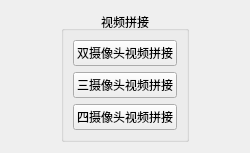
<?xml version="1.0" encoding="UTF-8"?>
<ui version="4.0">
 <class>videoStitching</class>
 <widget class="QWidget" name="videoStitching">
  <property name="geometry">
   <rect>
    <x>0</x>
    <y>0</y>
    <width>250</width>
    <height>141</height>
   </rect>
  </property>
  <property name="windowTitle">
   <string>视频拼接演示</string>
  </property>
  <layout class="QHBoxLayout" name="horizontalLayout">
   <item>
    <spacer name="horizontalSpacer">
     <property name="orientation">
      <enum>Qt::Horizontal</enum>
     </property>
     <property name="sizeHint" stdset="0">
      <size>
       <width>43</width>
       <height>20</height>
      </size>
     </property>
    </spacer>
   </item>
   <item>
    <widget class="QGroupBox" name="groupBox">
     <property name="title">
      <string>视频拼接</string>
     </property>
     <property name="alignment">
      <set>Qt::AlignCenter</set>
     </property>
     <layout class="QVBoxLayout" name="verticalLayout">
      <item>
       <widget class="QPushButton" name="twoCamsVideoStitchingBtn">
        <property name="text">
         <string>双摄像头视频拼接</string>
        </property>
       </widget>
      </item>
      <item>
       <spacer name="verticalSpacer">
        <property name="orientation">
         <enum>Qt::Vertical</enum>
        </property>
        <property name="sizeHint" stdset="0">
         <size>
          <width>20</width>
          <height>0</height>
         </size>
        </property>
       </spacer>
      </item>
      <item>
       <widget class="QPushButton" name="threeCamsVideoStitchingBtn">
        <property name="text">
         <string>三摄像头视频拼接</string>
        </property>
       </widget>
      </item>
      <item>
       <spacer name="verticalSpacer_2">
        <property name="orientation">
         <enum>Qt::Vertical</enum>
        </property>
        <property name="sizeHint" stdset="0">
         <size>
          <width>20</width>
          <height>0</height>
         </size>
        </property>
       </spacer>
      </item>
      <item>
       <widget class="QPushButton" name="fourCamsVideoStitchingBtn">
        <property name="text">
         <string>四摄像头视频拼接</string>
        </property>
       </widget>
      </item>
     </layout>
    </widget>
   </item>
   <item>
    <spacer name="horizontalSpacer_2">
     <property name="orientation">
      <enum>Qt::Horizontal</enum>
     </property>
     <property name="sizeHint" stdset="0">
      <size>
       <width>43</width>
       <height>20</height>
      </size>
     </property>
    </spacer>
   </item>
  </layout>
 </widget>
 <resources/>
 <connections/>
</ui>
